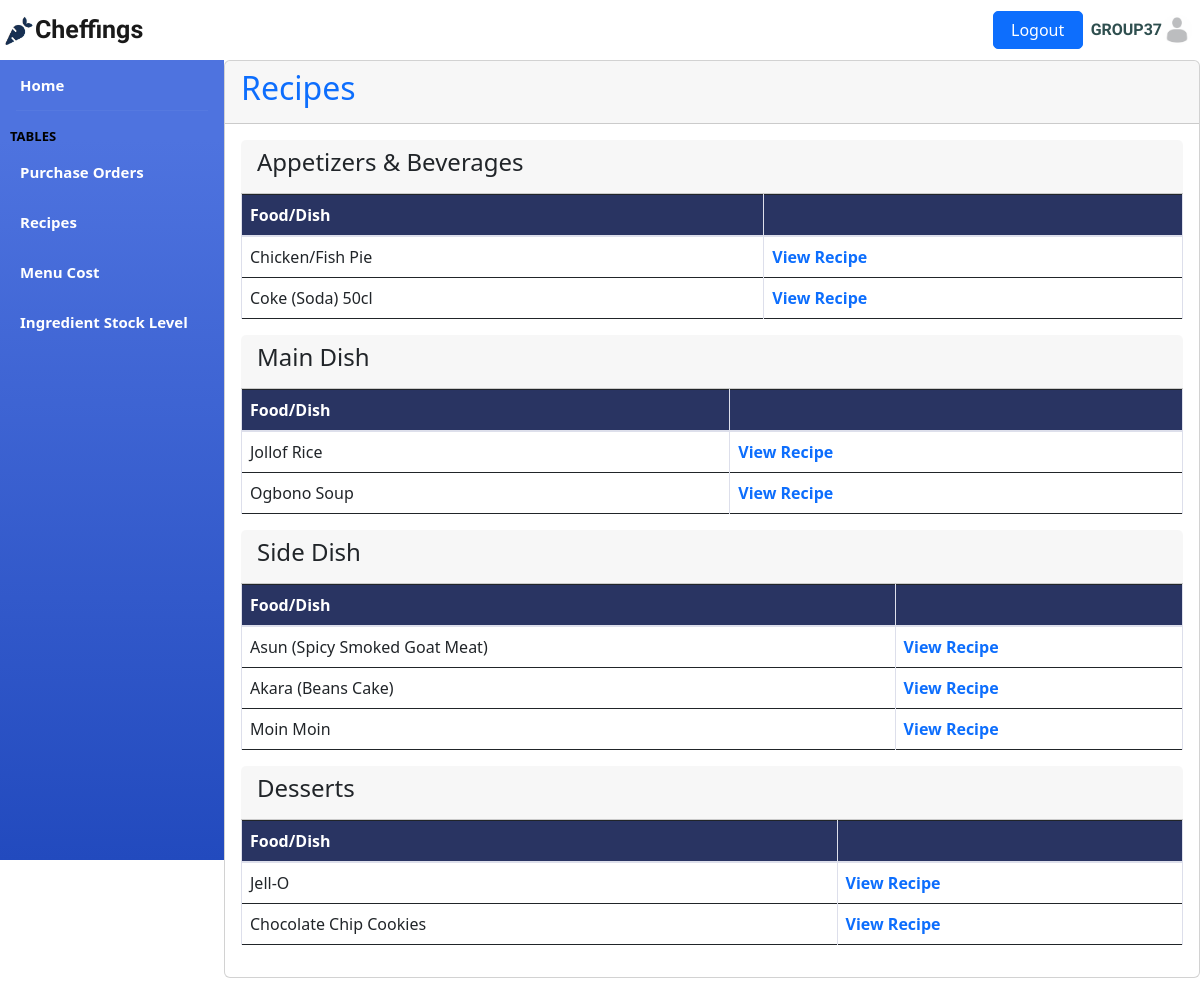
The app's page /inventory_pages/recipes.php (signed in) with its own data.
### tables this page shows
CREATE TABLE `admin_table` (
  `id` int(11) NOT NULL,
  `user_id` int(11) NOT NULL,
  `user_name` varchar(50) NOT NULL,
  `password` varchar(50) NOT NULL,
  `cpassword` varchar(50) NOT NULL,
  `date` timestamp NOT NULL DEFAULT current_timestamp()
);

CREATE TABLE `appetizers_bev` (
  `id` int(11) NOT NULL,
  `dish` text NOT NULL,
  `cost` text NOT NULL,
  `duration` text NOT NULL,
  `ingredients` text NOT NULL,
  `make_it` text NOT NULL,
  `date` timestamp NOT NULL DEFAULT current_timestamp() ON UPDATE current_timestamp()
);

CREATE TABLE `main_dish` (
  `id` int(11) NOT NULL,
  `dish` text NOT NULL,
  `cost` text NOT NULL,
  `duration` text NOT NULL,
  `ingredients` text NOT NULL,
  `make_it` text NOT NULL,
  `date` timestamp NOT NULL DEFAULT current_timestamp() ON UPDATE current_timestamp()
);

CREATE TABLE `side_dish` (
  `id` int(11) NOT NULL,
  `dish` text NOT NULL,
  `cost` text NOT NULL,
  `duration` text NOT NULL,
  `ingredients` text NOT NULL,
  `make_it` text NOT NULL,
  `date` timestamp NOT NULL DEFAULT current_timestamp() ON UPDATE current_timestamp()
);

CREATE TABLE `desserts` (
  `id` int(11) NOT NULL,
  `dish` text NOT NULL,
  `cost` text NOT NULL,
  `duration` text NOT NULL,
  `ingredients` text NOT NULL,
  `make_it` text NOT NULL,
  `date` timestamp NOT NULL DEFAULT current_timestamp() ON UPDATE current_timestamp()
);

### includes/functions.php (called while the page is built, shortened)
<?php
function check_login($connect)
{
	if (isset($_SESSION['user_id'])) {
		$id = $_SESSION['user_id'];
		$query = "select * from admin_table where user_id = '$id' limit 1";
		$result = mysqli_query($connect, $query);
		if ($result&&mysqli_num_rows($result) > 0) {
			$user_data = mysqli_fetch_assoc($result);
			return $user_data;
		}
	}
	die;
}

### inventory_pages/recipes.php (the view, shortened to what this page needs)
<?php
	include("../includes/connection.php");
	include("../includes/topbar.php");
	include("../includes/sidebar.php");
?>
<!DOCTYPE html>
<html>
<head>
</head>
<body>
<div class="card">
			<div class="card-header text-primary">
				<h2>Recipes</h2>
			</div>
	<div class="card-body" id="order-table">
		<div>
			<div class="card-header"><h4>Appetizers & Beverages</h4></div>
			<div class="table-responsive">
				<table class="table table-bordered">
					<thead>
						<tr>
							<th>Food/Dish</th>
							<th></th>
						</tr>
					</thead>
					<tbody>
						<?php
						$query ="SELECT * FROM `appetizers_bev`";
						$appetizer= mysqli_query($connect, $query);
						while ($row = $appetizer->fetch_assoc()) {
							$id=$row['id'];
							$dish=$row['dish'];
							echo "<tr>
							<td>$dish</td>
							<th><a href='recipe_appetizers.php?recipe_id=".$id."' style='color: primary;'>View Recipe</a></th>
							</tr>";
						}
						?>
					</tbody>
				</table>
			</div>
		</div>
		<div>
			<div class="card-header"><h4>Main Dish</h4></div>
			<div class="table-responsive">
				<table class="table table-bordered table-stripped">
					<thead>
						<tr>
							<th>Food/Dish</th>
							<th></th>
						</tr>
					</thead>
					<tbody>
						<?php
							$query ="SELECT * FROM main_dish";
							$main= mysqli_query($connect, $query);
							while ($row = $main->fetch_assoc()) {
								$id=$row['id'];
								$dish=$row['dish'];
								echo "<tr>
								<td>$dish</td>
								<th><a href='recipe_maindish.php?recipe_id=".$id."' style='color: primary;'>View Recipe</a></th>
								</tr>";
							}
						?>
					</tbody>
				</table>
			</div>
		</div>
		<div>
			<div class="card-header"><h4>Side Dish</h4></div>
			<div class="table-responsive">
				<table class="table table-bordered table-stripped">
					<thead>
						<tr>
							<th>Food/Dish</th>
							<th></th>
						</tr>
					</thead>
					<tbody>
					<?php
							$query ="SELECT * FROM side_dish";
							$main= mysqli_query($connect, $query);
							while ($row = $main->fetch_assoc()) {
								$id=$row['id'];
								$dish=$row['dish'];
								echo "<tr>
								<td>$dish</td>
								<th><a href='recipe_sidedish.php?recipe_id=".$id."' style='color: primary;'>View Recipe</a></th>
								</tr>";
							}
						?>
					</tbody>
				</table>
			</div>
		</div>
		<div>
			<div class="card-header"><h4>Desserts</h4></div>
			<div class="table-responsive">
				<table class="table table-bordered table-stripped">
					<thead>
						<tr>
							<th>Food/Dish</th>
							<th></th>
						</tr>
					</thead>
					<tbody>
					<?php
							$query ="SELECT * FROM desserts";
							$main= mysqli_query($connect, $query);
							while ($row = $main->fetch_assoc()) {
								$id=$row['id'];
								$dish=$row['dish'];
								echo "<tr>
								<td>$dish</td>
								<th><a href='recipe_desserts.php?recipe_id=".$id."' style='color: primary;'>View Recipe</a></th>
								</tr>";
							}
						?>
					</tbody>
				</table>
			</div>
		</div>
	</div>
</div>
</body>
</html>
<?php
	include("../includes/footer.php");
?>

### includes/topbar.php (shortened to what this page needs)
<?php
    include("../includes/connection.php");
    include("../includes/functions.php");
    $user_data = check_login($connect);
?>
<!DOCTYPE html>
<html lang="en">
<link rel="stylesheet" href="../bootstrap/css/bootstrap.min.css">
<link rel="stylesheet" href="../bootstrap/css/bootstrap.css">
<nav class="navbar navbar-expand navbar-light bg-white topbar static-top " id="nav">
            <div>
                <a class="navbar-brand pull-left"  href="index.php" id="cheffings">
					<img src="../img/carrot.jpg" width="35" height="33">Cheffings
			 	</a>
            </div>
        <ul class="navbar-nav ml-auto" style="align-items: center;">
            <li>
                <button class="btn btn-primary" style="border-radius: 5px; width: 90px;">
                    <a id="logout" href="../inventory_pages/logout.php">Logout</a>
                </button>
            </li>
            <li class="nav-item">
                <a class="nav-link">
                <span style="text-transform: uppercase; color:darkslategray; font-weight: 600; font-family: 'Julius Sans One', sans-serif;"><?php echo  $user_data['user_name'] ;?></span>
                <img class="img-profile rounded-circle" id="img" src="../img/profile.jpg">
                </a>
            </li>
        </ul>
</nav>
</html>

### includes/topbar.php (style rules this page uses)
#nav { height: 60px; list-style: none; }
#img { height: 30px; width: 30px; }
#logout { text-decoration-line: none; font-weight: 500; color: white; }
#cheffings { font-family: 'Parisienne', cursive; font-weight:700; font-size: 25px; }

### inventory_pages/recipes.php (style rules this page uses)
table thead { background-color: #293462; }
table thead th { color: white; }
table tbody th a { text-decoration: none; }

### records on screen
admin_table: user_name "GROUP37"
appetizers_bev: dish "Chicken/Fish Pie"
appetizers_bev: dish "Coke (Soda) 50cl"
main_dish: dish "Jollof Rice"
main_dish: dish "Ogbono Soup"
side_dish: dish "Asun (Spicy Smoked Goat Meat)"
side_dish: dish "Akara (Beans Cake)"
side_dish: dish "Moin Moin"
desserts: dish "Jell-O"
desserts: dish "Chocolate Chip Cookies"
